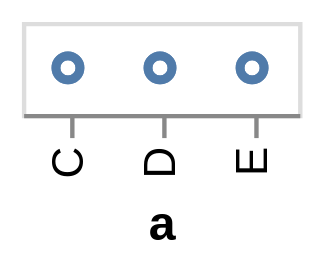

The Vega-Lite source for this figure:
### Vega specification from a JSON file in a GitHub repository (floating-point values rounded to 4 significant figures)
{"$schema": "https://vega.github.io/schema/vega/v3.0.json", "autosize": "pad", "padding": 5, "height": 21, "style": "cell", "data": [{"name": "source_0", "values": [{"a": "C", "b": 2}, {"a": "C", "b": 7}, {"a": "C", "b": 4}, {"a": "D", "b": 1}, {"a": "D", "b": 2}, {"a": "D", "b": 6}, {"a": "E", "b": 8}, {"a": "E", "b": 4}, {"a": "E", "b": 7}]}], "signals": [{"name": "x_step", "value": 21}, {"name": "width", "update": "bandspace(domain('x').length, 1, 0.5) * x_step"}], "marks": [{"name": "marks", "type": "symbol", "style": ["point"], "from": {"data": "source_0"}, "encode": {"update": {"x": {"scale": "x", "field": "a"}, "y": {"signal": "height", "mult": 0.5}, "stroke": {"value": "#4c78a8"}, "fill": {"value": "transparent"}, "opacity": {"value": 0.7}}}}], "scales": [{"name": "x", "type": "point", "domain": {"data": "source_0", "field": "a", "sort": true}, "range": {"step": {"signal": "x_step"}}, "padding": 0.5}], "axes": [{"scale": "x", "orient": "bottom", "title": "a", "zindex": 1, "encode": {"labels": {"update": {"angle": {"value": 270}, "align": {"value": "right"}, "baseline": {"value": "middle"}}}}}], "config": {"axis": {"titlePadding": 5}, "axisY": {"minExtent": 30}}}
